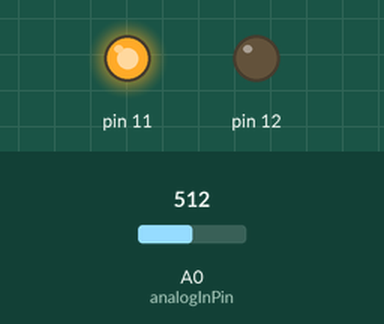
A sketch run on a simulated Arduino Uno, built with avr-gcc and run on an emulated ATmega328P. Shown: output pins drawn as LEDs (lit = HIGH). Dashed ring = blinking. The test bench sets the inputs (shaded band); at power-on: A0 (analogInPin) = 512.

Above: at 1.4 s.
2.4 s: A0 (analogInPin) set to 122
At 2.67 s:
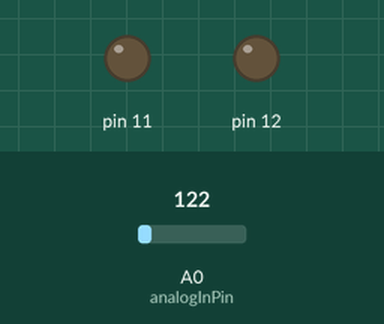
5.9 s: A0 (analogInPin) set to 0
At 7.0 s:
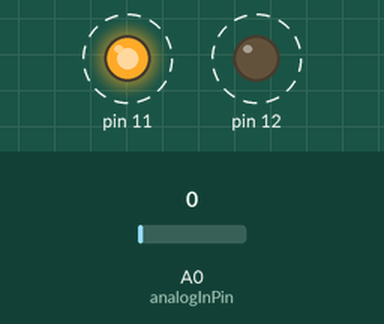
Timing chart, 0 to 60.5 s (numbered marks = the images above; inputs shaded):
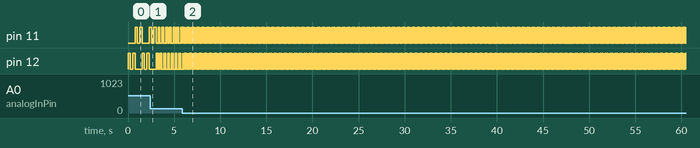

The sketch:

Pisca_Pisca_LED__Luz_estoboscopica_04.ino
```cpp
    const int analogInPin = A0; // Pino de entrada analógica conectado ao potenciômetro
    int sensorValue = 0; // Valor lido do potenciômetro
    int timer = 0; // Valor do atraso

void setup() {

  // Define os pinos digitais 12 e 11 como saídas
  pinMode(12, OUTPUT);
  pinMode(11, OUTPUT);
}

void loop() {

  // Inicia um loop para acender e apagar  os leds  com um atraso entre os estados

  sensorValue = analogRead(analogInPin); // Lê o valor do potenciômetro
  timer = map (sensorValue, 0, 1023, 10, 500); // atraso entre 10 e 500 ms
  digitalWrite (12, HIGH); // Led Acende
  delay (timer); // Atraso depende do valor do potenciômetro
  digitalWrite (12, LOW); // Led apaga
  delay (timer);
  digitalWrite (12, HIGH);
  delay (timer);
  digitalWrite (12, LOW);

  digitalWrite (11, HIGH); // Led Acende
  delay (timer); // Atraso depende do valor do potenciômetro
  digitalWrite (11, LOW); // Led apaga
  delay (timer);
  digitalWrite (11, HIGH);
  delay (timer);
  digitalWrite (11, LOW);

 }
```

Measured:
- by itself, pin 11: alternates HIGH for 0.01 s and LOW for 0.02 s
- by itself, pin 12: alternates HIGH for 0.01 s and LOW for 0.01 s
